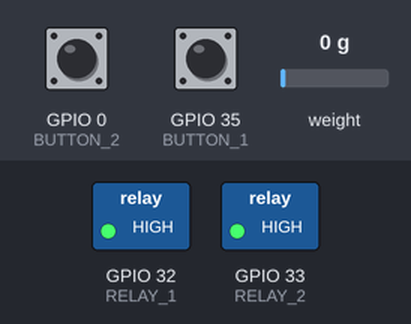
Recording of a sketch running on a simulated ESP32. On the bench: switched loads named in the sketch (green lamp = pin HIGH). Inputs (shaded band) come from the test bench; at power-on: GPIO 0 (BUTTON_2) HIGH, GPIO 35 (BUTTON_1) HIGH, weight on the scale 0 g. EEPROM starts erased; what the sketch prints to the serial monitor is not drawn.

Above: at 1.2 s.
1.3 s: GPIO 0 (BUTTON_2) pulled LOW for 0.15 s
At 1.4 s:
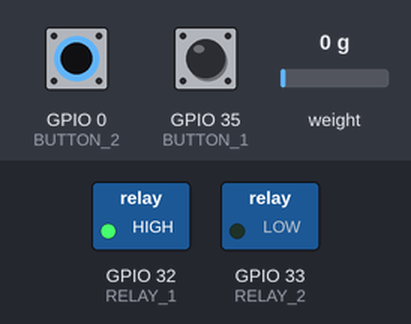
8.6 s: GPIO 0 (BUTTON_2) pulled LOW for 3.2 s
At 12.3 s:
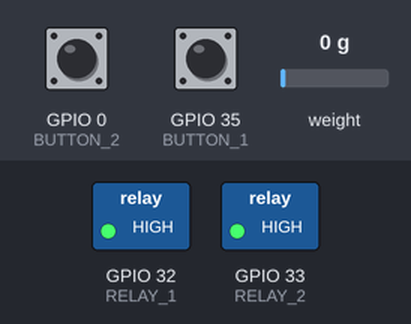
Timing chart, 0 to 13.8 s (numbered marks = the images above; inputs shaded):
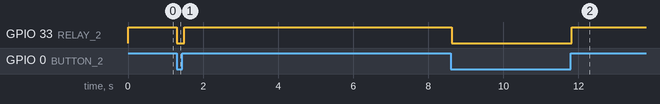

The sketch:

sketch_jul09a.ino
```cpp
#include <Q2HX711.h> // Scale Library
#include <EEPROM.h> // To save in EEPROM


// Buttons
#define BUTTON_1        35
#define BUTTON_2        0
// Relays

#define RELAY_1 32
#define RELAY_2 33
//

// EEPROM start
# define EEPROM_SIZE 16
// EEPROM end

// Weight data start
const byte hx711_data_pin = 12; // define weight data and clk pins
const byte hx711_clock_pin = 13;
float yy1 = 303.0; // calibrated mass to be added
long x1 = 0L;
long x0 = 0L;
float avg_size = 1.0; // amount of averages for each mass measurement
Q2HX711 hx711(hx711_data_pin, hx711_clock_pin); // prep hx711
// Weight data End

void setup()
{
/// Buttons
  pinMode(BUTTON_1, INPUT_PULLUP);
  pinMode(BUTTON_2, INPUT_PULLUP);

  pinMode(RELAY_1, OUTPUT);
  digitalWrite(RELAY_1, HIGH);
  pinMode(RELAY_2, OUTPUT);
  digitalWrite(RELAY_2, HIGH);

  Serial.begin(115200); // prepare serial port

EEPROM.begin(EEPROM_SIZE); // prepare EEPROM
 // EEPROM read x1 and yy1
  x0 = EEPROM.readLong(0);
  x1 = EEPROM.readLong(8);

}
void loop()
{

//tare procedure
if (digitalRead(BUTTON_1) == LOW)
{
  tare();
}

// Push button 2, to start relay
if (digitalRead(BUTTON_2) == LOW)
{
  digitalWrite(RELAY_2, LOW);
}
else
{
  digitalWrite(RELAY_2, HIGH);
  }
int mass = measure();

  Serial.print(mass);
  Serial.println(" g");
}

int measure()
{
    // averaging reading
  long reading = 0;
  for (int jj=0;jj<int(avg_size);jj++){
    reading+=hx711.read();
  }
  reading/=long(avg_size);

  // calculating mass based on calibration and linear fit
  float ratio_1 = (float) (reading-x0);
  float ratio_2 = (float) (x1-x0);
  float ratio = ratio_1/ratio_2;
  float mass = yy1 * ratio;

  return mass;
  }

void tare()
{
  delay(1000); // allow load cell and hx711 to settle
  x1 = 0L;
  x0 = 0L;

  for (int ii=0;ii<int(avg_size);ii++)
  {
    delay(10);
    x0+=hx711.read();
  }
  x0/=long(avg_size);
  //Save in EEPROM
  EEPROM.writeLong(0,x0);
  //EEPROM.commit();

  Serial.println("Add Calibrated Mass");
  // calibration procedure (mass should be added equal to yy1)
  int ii = 1;
  while(true)
  {
    if (hx711.read()<x0+10000){
    } else {
      ii++;
      delay(2000);
      for (int jj=0;jj<int(avg_size);jj++){
        x1+=hx711.read();
      }
      x1/=long(avg_size);
        //Save in EEPROM

      EEPROM.writeLong(8,x1);
      EEPROM.commit();
      break;
    }
  }
  Serial.println("Calibration Complete");

  }
```

Measured:
- after the input at 1.3 s, GPIO 33 (RELAY_2): HIGH → LOW at once, → HIGH 0.20 s later
- after the input at 8.6 s, GPIO 33 (RELAY_2): HIGH → LOW at once, → HIGH 3.2 s later
